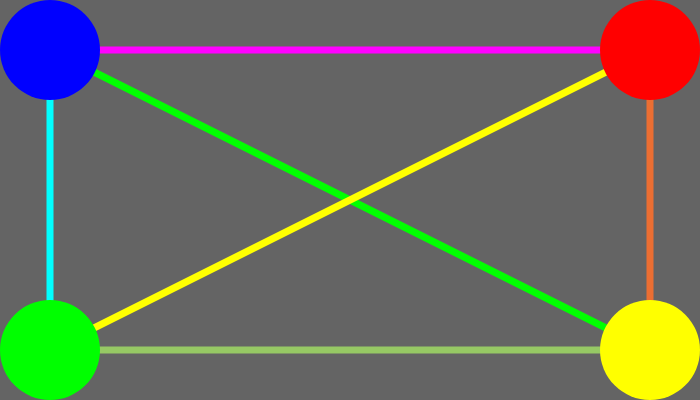
Frame 1 (no input)
Frame 60 (no input): identical to frame 1, image omitted
Frame 120 (the mouse pressed at the canvas centre since frame 60): identical to frame 1, image omitted

The p5.js sketch that drew this single still picture (run headless with seeded random() and noise() and a simulated clock; from frame 60 on, the mouse is pressed at the canvas centre):

// p5.js sketch
// ── sketch.js
//DAT405 / GAD405
//03_Colorlines (Exercise 01)
//Link all circles with individual lines
//Color of the line is the mix of the circle colors

//Initialization function
function setup() {
  //Set the size of rendering window - pixels
  createCanvas(700, 400);

  //Size of stroke
  strokeWeight(7);

  //No stroke for shapes
  noStroke();
}

//Rendering function
function draw() {
  //Erase all canvas. Set the color to white
  background(100);

  //Line: Blue + Red
  stroke(255, 0, 255);
  line(50, 50, width-50, 50);

  //Line: Blue + Green
  stroke(0, 255, 255);
  line(50, 50, 50, height-50);

  //Line: Blue + Yellow
  stroke(0, 255, 0);
  line(50, 50, width-50, height-50);

  //Line: Green + Yellow
  stroke(150, 200, 100);
  line(50, height-50, width-50, height-50);

  //Line: Green + Red
  stroke(255, 255, 0);
  line(50, height-50, width-50, 50);

  //Line: Yellow + Red
  stroke(235, 110, 50);
  line(width-50, height-50, width-50, 50);

  noStroke();
  //Top left corner shape position and color
  fill(0, 0, 255);
  ellipse(50, 50, 100, 100);

  //Top right corner shape position and color
  fill(255, 0, 0);
  ellipse(width-50, 50, 100, 100);

  //Bottom left corner shape position and color
  fill(0, 255, 0);
  ellipse(50, height-50, 100, 100);

  //Bottom right corner shape position and color
  fill(255, 255, 0);
  ellipse(width-50, height-50, 100, 100);
}
